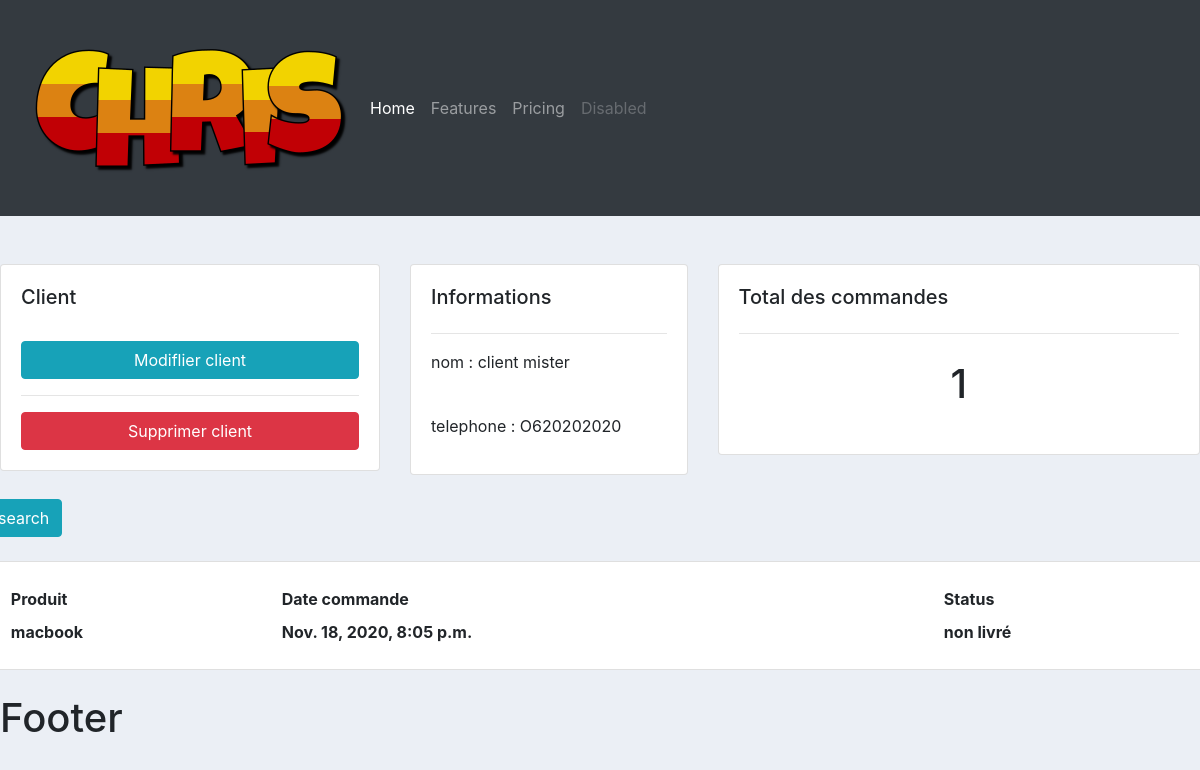
Screenshot of /client/3/ with the database file from the repository.
### client/models.py (models this page shows, shortened)
class Client(models.Model):
    nom=models.CharField(max_length=200, null=True)
    telephone=models.CharField(max_length=200, null=200)
    date_creation=models.DateTimeField(auto_now_add=True)

### commande/models.py (models this page shows)
class Commande(models.Model):
    STATUS = (('en instance','en intance'),('non livré','non livré'),('livré','livré'))
    client=models.ForeignKey(Client, null=True,on_delete=models.SET_NULL)
    produit=models.ForeignKey(Produit,null=True,on_delete=models.SET_NULL)
    status=models.CharField(max_length=200, choices=STATUS)
    date_creation=models.DateTimeField(auto_now_add=True)

### produit/models.py (models this page shows)
class Produit(models.Model):
    nom=models.CharField(max_length=200, null=True)
    prix=models.FloatField(null=True)
    tag=models.ManyToManyField(Tag)
    def __str__(self):
        return self.nom

### client/views.py (the view)
# urls.py: path('/<str:pk>/',views.List_client,name='client'),
def List_client(request,pk):
    client=Client.objects.get(id=pk)
    commande=client.commande_set.all()
    commande_total=commande.count()
    context= {'client':client,'commande':commande,'commande_total':commande_total}
    return render(request,'client/client.html',context)

### templates/client/client.html
{% extends 'main.html'%}
{% block content %}
<br>
<div class="row">
    <div class="col-md-4">
        <div class="card card-body">
            <h5>Client</h5>
            <br>
            <a class=" btn btn-info btn-block">Modiflier client</a>
            <hr>
            <a class=" btn btn-danger btn-block">Supprimer client</a>
        </div>
    </div>
    <div class="col-md-3">
        <div class="card card-body">
            <h5>Informations</h5>
            <hr>
            <p>nom : {{client.nom}}</p>
            <br>
            <p>telephone : {{client.telephone}}</p>
        </div>
    </div>
    <div class="col-md">
    	<div class="card card-body">
    		<h5>Total des commandes</h5>
		    <hr>
		    <h1 style="text-align: center;padding: 10px">{{commande_total}}<h1>
        </div>
    </div>
</div>
<br>
<div class="row">
    <a class="btn btn-info btn-clock">search</a>
</div>
<br>
<div class="row">
    <div class="card card-body">
        <table class="table-sm">
            <tr>
                <th>Produit</th>
                <th>Date commande</th>
                <th>Status</th>
            </tr>
            {% for commande in commande %}
            <tr>
                <th>{{commande.produit}}</th>
                <th>{{commande.date_creation}}</th>
                <th>{{commande.status}}</th>
            </tr>
            {% endfor %}
        </table>
    </div>
</div>
{% endblock%}

### static/css/main.css (style rules this page uses)
body { background-color: #ebeff5 ; }

### rows the page displays
Client: nom "client mister", telephone "O620202020"
Commande: produit "macbook", date_creation "Nov. 18, 2020, 8:05 p.m.", status "non livré"

### other values shown
{{ commande_total }} "1"
